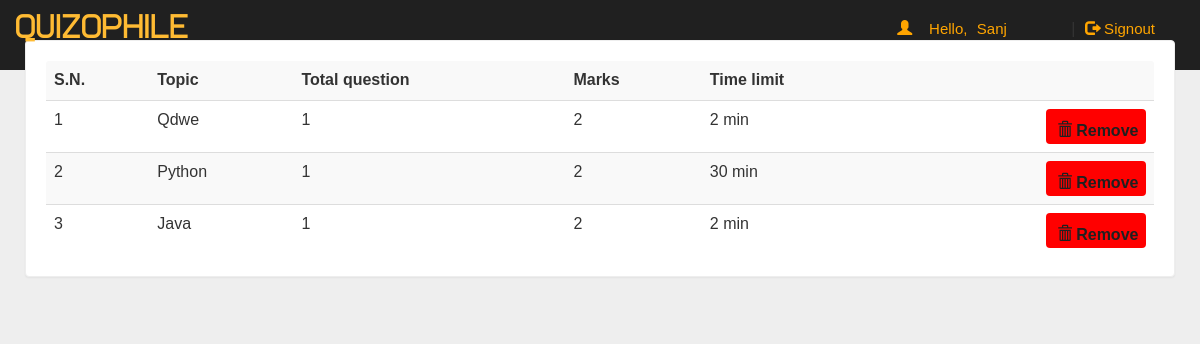
Page /short.php?q=7 (signed in) on the committed database.
### tables this page shows
CREATE TABLE `quiz` (
  `eid` text NOT NULL,
  `title` varchar(100) NOT NULL,
  `sahi` int(11) NOT NULL,
  `wrong` int(11) NOT NULL,
  `total` int(11) NOT NULL,
  `time` bigint(20) NOT NULL,
  `intro` text NOT NULL,
  `tag` varchar(100) NOT NULL,
  `date` timestamp NOT NULL DEFAULT current_timestamp() ON UPDATE current_timestamp(),
  `m_s` int(11) NOT NULL
);

### short.php (the view, shortened to what this page needs)
<!DOCTYPE html PUBLIC "-//W3C//DTD XHTML 1.0 Transitional//EN" "http://www.w3.org/TR/xhtml1/DTD/xhtml1-transitional.dtd">
<html xmlns="http://www.w3.org/1999/xhtml">
<head>
<link  rel="stylesheet" href="css/bootstrap.min.css"/>
 <link  rel="stylesheet" href="css/bootstrap-theme.min.css"/>
 <link rel="stylesheet" href="css/main.css">
 <link  rel="stylesheet" href="css/font.css">
</head>
<body  style="background:#eee;">
<div class="header">
<div class="row">
<div class="col-lg-6">
<span class="logo">QUIZOPHILE</span></div>
<?php
 include_once 'dbConnection.php';
  if(!(isset($_SESSION['email']))){
header("location:index.php");
}
else
{
$name = $_SESSION['name'];
echo '<span class="pull-right top title1" ><span class="log1"><span class="glyphicon glyphicon-user" aria-hidden="true"></span>&nbsp;&nbsp;&nbsp;&nbsp;Hello,</span> <a href="account.php" class="log log1">'.$name.'</a>&nbsp;|&nbsp;<a href="logout.php?q=account.php" class="log"><span class="glyphicon glyphicon-log-out" aria-hidden="true"></span>&nbsp;Signout</button></a></span>';
}?>
<?php if(@$_GET['q']==7) {
$result = mysqli_query($con,"SELECT * FROM quiz where m_s=1 ORDER BY date DESC ") or die('Error');
echo  '<div class="panel"><table class="table table-striped title1">
<tr><td><b>S.N.</b></td><td><b>Topic</b></td><td><b>Total question</b></td><td><b>Marks</b></td><td><b>Time limit</b></td><td></td></tr>';
$c=1;
while($row = mysqli_fetch_array($result)) {
	$title = $row['title'];
	$total = $row['total'];
	$sahi = $row['sahi'];
    $time = $row['time'];
	$eid = $row['eid'];
	echo '<tr><td>'.$c++.'</td><td>'.$title.'</td><td>'.$total.'</td><td>'.$sahi*$total.'</td><td>'.$time.'&nbsp;min</td>
	<td><b><a href="shortdb.php?q=rmquiz&eid='.$eid.'" class="pull-right btn sub1" style="margin:0px;background:red"><span class="glyphicon glyphicon-trash" aria-hidden="true"></span>&nbsp;<span class="title1"><b>Remove</b></span></a></b></td></tr>';
}
echo '</table></div>';
}
?>
</body>
</html>

### css/main.css (style rules this page uses)
body { overflow-x:hidden; width:100%; font: 15px "Century Gothic", "Times Roman", sans-serif; background:#eee; min-height:550px; background-attachment:fixed; }
.panel { border-color:#eee; margin:40px; padding:20px; font: 15px "Century Gothic", "Times Roman", sans-serif; }
.header { background:#202020; height:70px; }
.logo { font-family:'typo'; font-size:35px; color:#ffbb33; margin:15px; }
.title1 { font: 16px "Century Gothic", "Times Roman", sans-serif; }
.sub1 { width:90px; color:#202020; background:orange; font-size:15px; height:35px; margin:20px; padding:10px; width:100px; }
.top { margin-top:20px; }
.log1 { font: 15px 'Ubuntu', sans-serif; color:orange; margin-left:10px; }
.log { margin:10px; margin-right:60px; margin-left:5px; color:orange; text-decoration:none; font-size:20px; font-size:15px; }

### rows in the picture
quiz: title "Qdwe", total "1", $sahi*$total "2", time "2"
quiz: title "Python", total "1", $sahi*$total "2", time "30"
quiz: title "Java", total "1", $sahi*$total "2", time "2"

### other values in the picture
$name "Sanj"
